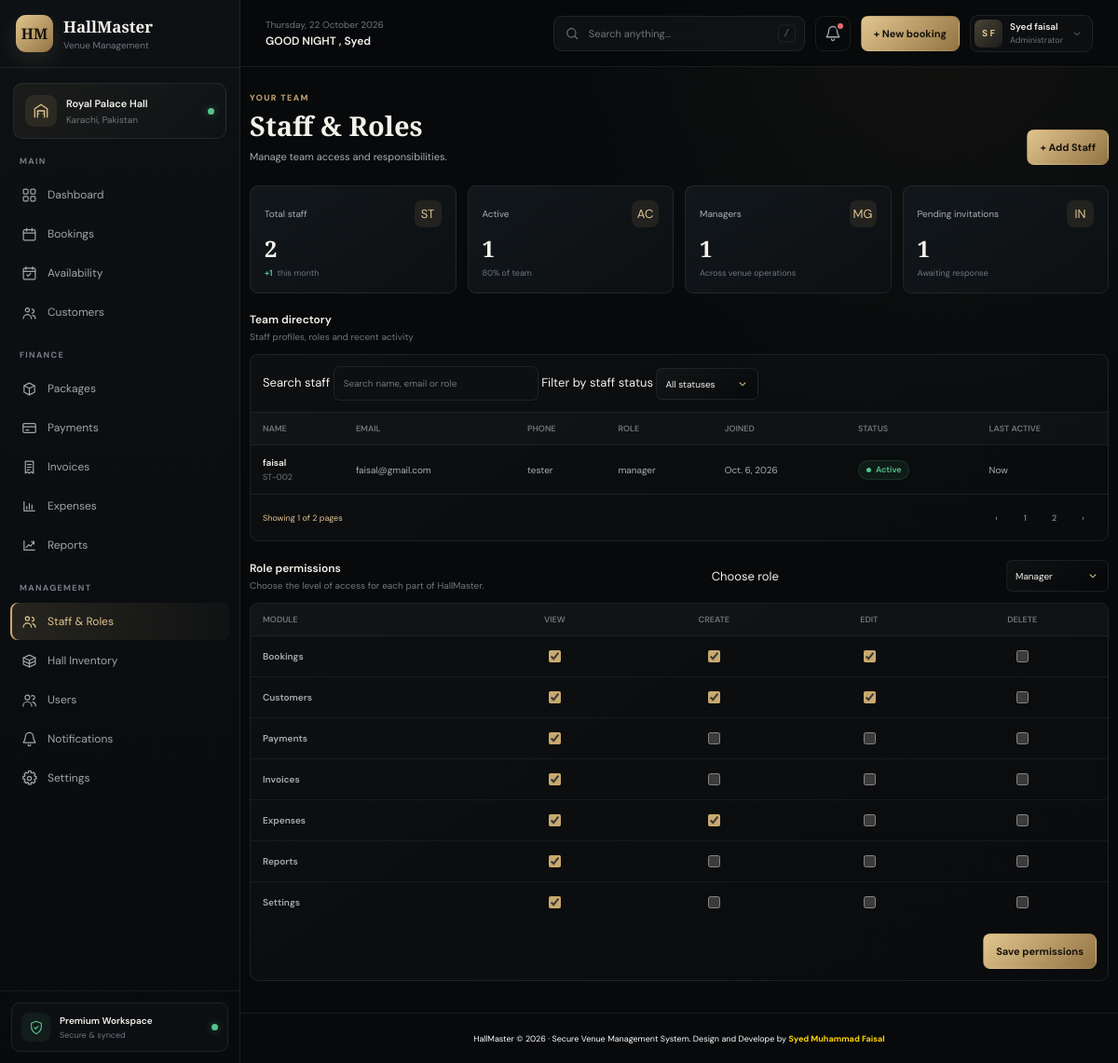
Before: /staff/ (signed in) with the older database file.
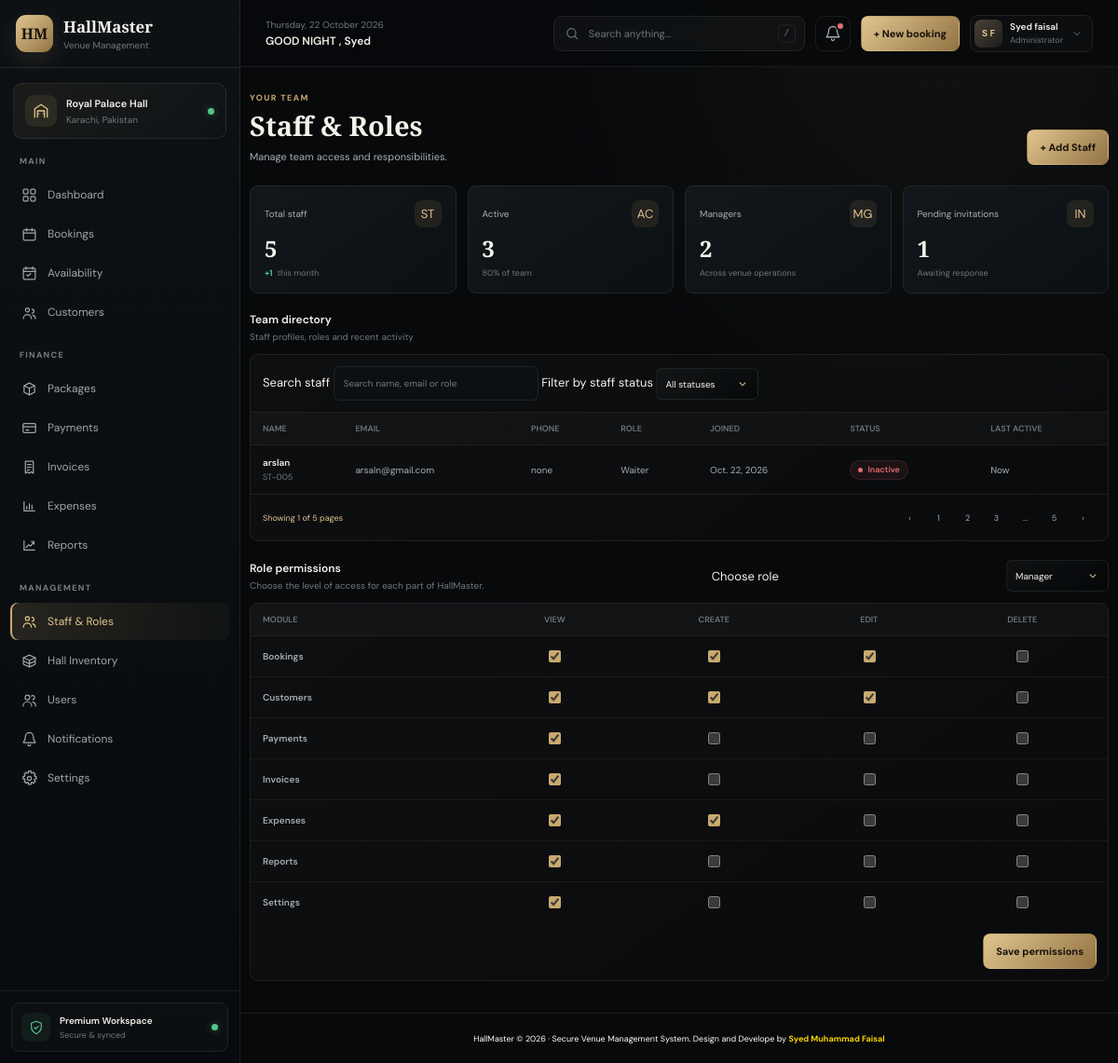
After: the same page with the newer database file.
### hall_management/models.py (models this page shows, shortened)
class staff(models.Model):
    staff_id        = models.CharField(max_length=10 ,primary_key=True , editable=False)
    staff_name      = models.CharField(max_length=40)
    staff_email     = models.EmailField(null = True)
    staff_number    = models.CharField(max_length=13)
    staff_role      = models.CharField(max_length=30)
    staff_nic_num   = models.CharField(max_length=16 , unique=True , null=False)
    staff_status    = models.CharField(max_length=10)
    staff_join_date = models.DateField(default=datetime.now)

### hall_management/views.py (the view, shortened to what this page needs)
# urls.py: path('staff/' , Staff_view , name ="staff"),
@login_required(login_url='login')
def Staff_view(request):
    total_staff = staff.objects.all().count()
    active_staff = staff.objects.filter(staff_status = 'active').count()
    manager_count = staff.objects.filter(staff_role = 'manager').count()
    search = request.GET.get('search' , '')
    status_filter = request.GET.get('status', '')
    staff_list = staff.objects.all().order_by('-staff_id')
    if status_filter:
        staff_list = staff_list.filter(staff_status__iexact=status_filter)
    paginator = Paginator(staff_list, 1)
    page_obj = paginator.get_page(request.GET.get('page'))
    context={
        'staff_list': staff_list,
        'page_obj': page_obj,
        'total_staff': total_staff,
        'active_staff': active_staff,
        'manager_count': manager_count,
        'search': search,
        'status_filter': status_filter,
    }
    return render(request , 'staff.html' , context)

### hall_management/context_processors.py (called while the page is built)
def greeting_context(request):
    hour = timezone.localtime().hour
    if 5 <= hour < 12:
        greeting = "GOOD MORNING"
    elif 12 <= hour < 18:
        greeting = "GOOD AFTERNOON"
    elif 18 <= hour < 21:
        greeting = "GOOD EVENING"
    else:
        greeting = "GOOD NIGHT"
    return {"greeting": greeting}

### hall_management/templates/staff.html (shortened to what the changed rows need)
{% extends "base.html" %}
{% block page_content %}
<header class="page-heading">
    <div>
        <h1>Staff &amp; Roles</h1>
    </div>
</header>
<section class="stats-grid" aria-label="Staff summary">
    <article class="stat-card">
        <div class="stat-top">
            <span class="stat-label">Total staff</span>
            <span class="stat-icon" aria-hidden="true">ST</span>
        </div>
        <strong class="stat-value">{{ total_staff }}</strong>
        <div class="stat-foot">
            <span class="trend">+1</span>
            <span>this month</span>
        </div>
    </article>
    <article class="stat-card">
        <div class="stat-top">
            <span class="stat-label">Active</span>
            <span class="stat-icon" aria-hidden="true">AC</span>
        </div>
        <strong class="stat-value">{{ active_staff }}</strong>
        <div class="stat-foot">80% of team</div>
    </article>
    <article class="stat-card">
        <div class="stat-top">
            <span class="stat-label">Managers</span>
            <span class="stat-icon" aria-hidden="true">MG</span>
        </div>
        <strong class="stat-value">{{ manager_count }}</strong>
        <div class="stat-foot">Across venue operations</div>
    </article>
</section>
<section class="section" id="team-directory">
    <div class="section-head">
        <div>
            <h2>Team directory</h2>
        </div>
    </div>
    <div class="panel">
        <div class="table-scroll">
            <table class="data-table">
                <thead>
                    <tr>
                        <th>NAME</th>
                        <th>EMAIL</th>
                        <th>PHONE</th>
                        <th>ROLE</th>
                        <th>JOINED</th>
                        <th>STATUS</th>
                        <th>LAST ACTIVE</th>
                    </tr>
                </thead>
                <tbody>
					{% for staff in page_obj %}
                    <tr>
                        <td><span class="cell-primary">{{ staff.staff_name }}</span><span class="cell-sub">{{ staff.staff_id }}</span></td>
                        <td>{{ staff.staff_email }}</td>
                        <td>{{ staff.staff_number }}</td>
                        <td>{{ staff.staff_role }}</td>
                        <td>{{ staff.staff_join_date }}</td>
                        <td><span class="status {{ staff.staff_status }}">{{ staff.staff_status|title }}</span></td>
                        <td>Now</td>
                    </tr>
                    {% endfor %}
                </tbody>
            </table>
        </div>
        <div class="table-footer">
			<span style="color: var(--gold-light)">
				{% if page_obj.paginator.count %}
				Showing {{ page_obj.number }} of {{ page_obj.paginator.num_pages }} pages
				{% else %}
				<strong style="align-items: center; justify-content: center;">No Records</strong>
				{% endif %}
			</span>
			{% if page_obj.paginator.num_pages > 1 %}
			<nav class="pagination" aria-label="Staff pages">
				{% if page_obj.has_previous %}
				<a href="?{% if search %}search={{ search|urlencode }}&amp;{% endif %}{% if status_filter %}status={{ status_filter|urlencode }}&amp;{% endif %}page={{ page_obj.previous_page_number }}" aria-label="Previous page">&#8249;</a>
				{% else %}
				<span aria-disabled="true" aria-label="Previous page">&#8249;</span>
				{% endif %}
				<a href="?{% if search %}search={{ search|urlencode }}&amp;{% endif %}{% if status_filter %}status={{ status_filter|urlencode }}&amp;{% endif %}page=1" {% if page_obj.number == 1 %}class="active" aria-current="page"{% endif %}>1</a>
				{% for num in page_obj.paginator.page_range %}
					{% if num != 1 and num != page_obj.paginator.num_pages and num >= page_obj.number|add:"-2" and num <= page_obj.number|add:"2" %}
						{% if page_obj.number == num %}
					<span class="active" aria-current="page">{{ num }}</span>
						{% else %}
					<a href="?{% if search %}search={{ search|urlencode }}&amp;{% endif %}{% if status_filter %}status={{ status_filter|urlencode }}&amp;{% endif %}page={{ num }}">{{ num }}</a>
						{% endif %}
					{% endif %}
				{% endfor %}
				{% if page_obj.number < page_obj.paginator.num_pages|add:"-3" %}<span aria-hidden="true">&hellip;</span>{% endif %}
				{% if page_obj.paginator.num_pages > 1 %}
				<a href="?page={{ page_obj.paginator.num_pages }}" >{{ page_obj.paginator.num_pages }}</a>
				{% endif %}
				{% if page_obj.has_next %}
				<a href="?{% if search %}search={{ search|urlencode }}&amp;{% endif %}{% if status_filter %}status={{ status_filter|urlencode }}&amp;{% endif %}page={{ page_obj.next_page_number }}" aria-label="Next page">&#8250;</a>
				{% else %}
				<span aria-disabled="true" aria-label="Next page">&#8250;</span>
				{% endif %}
			</nav>
			{% endif %}
		</div>
    </div>
</section>
<section class="section">
    <div class="section-head">
        <div>
            <h2>Role permissions</h2>
        </div>
    </div>
    <div class="panel table-scroll">
        <table class="data-table permission-table">
            <thead>
                <tr>
                    <th>MODULE</th>
                    <th>VIEW</th>
                    <th>CREATE</th>
                    <th>EDIT</th>
                    <th>DELETE</th>
                </tr>
            </thead>
        </table>
    </div>
</section>
{% endblock %}

Changed rows visible on the page:
no longer on this page (row unchanged): staff: staff_name "faisal", staff_id "ST-002", staff_email "faisal@gmail.com", staff_number "tester", staff_role "manager", staff_join_date "Oct. 6, 2026", staff_status "Active"
added staff: staff_name "arslan", staff_id "ST-005", staff_email "arsaln@gmail.com", staff_number "none", staff_role "Waiter", staff_join_date "Oct. 22, 2026", staff_status "Inactive"
Other visible differences:
{{ total_staff }}: "2" → "5"
{{ active_staff }}: "1" → "3"
{{ manager_count }}: "1" → "2"
{{ page_obj.paginator.num_pages }}: "2" → "5"
new list line: "2"
new list line: "3"
